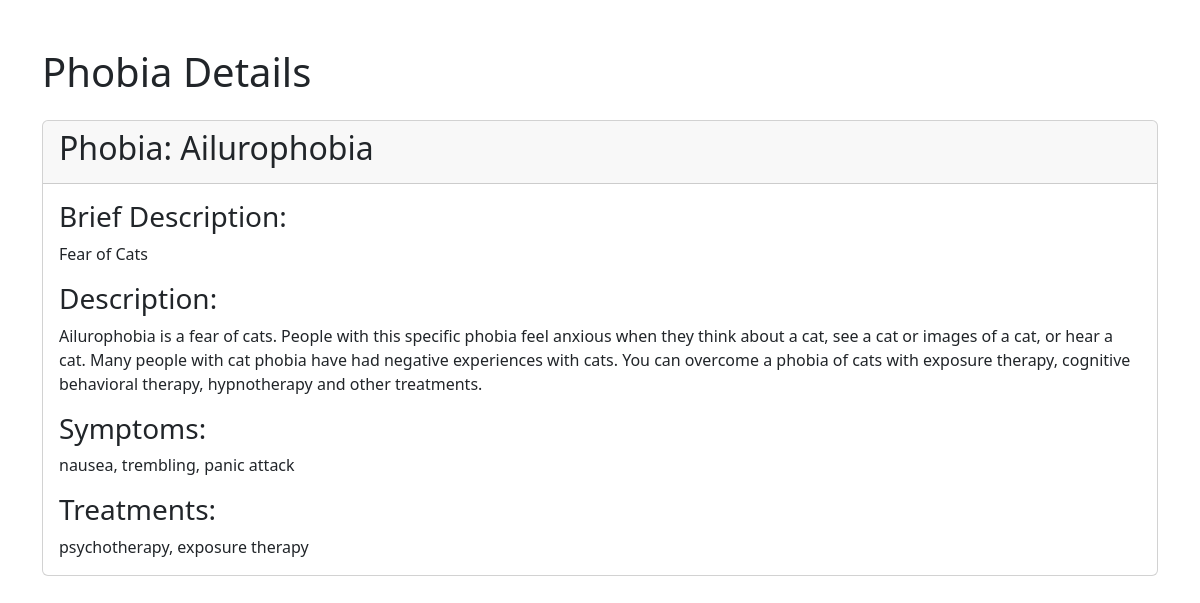
Screenshot of /phobia/Ailurophobia with the database file from the repository.
### tables this page shows
CREATE TABLE phobias
                (id INTEGER PRIMARY KEY, name TEXT, description TEXT, data TEXT, brief_description TEXT);

### main.py (the view)
@app.route('/phobia/<phobia_name>', methods=['GET'])
def get_phobia_details(phobia_name):
    db = get_db()
    cursor = db.cursor()
    cursor.execute('''
        SELECT phobias.name, phobias.description, phobias.brief_description, symptoms.symptom, treatments.treatment
        FROM phobia_symptom_treatment
        JOIN symptoms ON phobia_symptom_treatment.symptom_id = symptoms.id
        JOIN treatments ON phobia_symptom_treatment.treatment_id = treatments.id
        JOIN phobias ON phobia_symptom_treatment.phobia_id = phobias.id
        WHERE phobias.name = ?
    ''', (phobia_name,))
    rows = cursor.fetchall()
    if rows:
        phobia_name = rows[0]['name']
        description = rows[0]['description']
        brief_description = rows[0]['brief_description']  # New line to fetch brief_description
        symptoms_set = set()
        treatments_set = set()
        for row in rows:
            symptoms_set.add(row['symptom'])
            treatments_set.add(row['treatment'])
        symptoms_str = ', '.join(symptoms_set)
        treatments_str = ', '.join(treatments_set)
        return render_template('phobia_details.html', phobia_name=phobia_name, description=description,
                               brief_description=brief_description,  # Pass brief_description to template
                               symptoms_str=symptoms_str, treatments_str=treatments_str)
    else:
        return '<p>Phobia not found.</p>'

### main.py (called while the page is built)
def get_db():
    if 'db' not in g:
        g.db = sqlite3.connect('phobias.db')
        g.db.row_factory = sqlite3.Row
    return g.db

### templates/phobia_details.html (shortened to what this page needs)
<!DOCTYPE html>
<html>
<head>
    <link rel="stylesheet" href="{{ url_for('static', filename='styles.css') }}">
    <link rel="stylesheet" href="https://cdn.jsdelivr.net/npm/bootstrap@5.3.0/dist/css/bootstrap.min.css">
</head>
<body>
    <div class="container mt-5 phobia-details-container">
        <h1 class="mb-4">Phobia Details</h1>
        <div class="card">
            <div class="card-header">
                <h2 class="card-title">Phobia: {{ phobia_name }}</h2>
            </div>
            <div class="card-body">
                <h3 class="card-title">Brief Description:</h3>
                <p class="card-text">{{ brief_description }}</p>
                <h3 class="card-title">Description:</h3>
                <p class="card-text">{{ description }}</p>
                <h3 class="card-title">Symptoms:</h3>
                <p class="card-text">{{ symptoms_str }}</p>
                <h3 class="card-title">Treatments:</h3>
                <p class="card-text">{{ treatments_str }}</p>
            </div>
        </div>
    </div>
</body>
</html>

### rows the page displays
phobias: name "Ailurophobia", brief_description "Fear of Cats", description "Ailurophobia is a fear of cats. People with this specific phobia feel anxious when they think about a cat, see a cat or images of a cat, or hear a cat. Many people with cat phobia have had negative experiences with cats. You can overcome a phobia of cats with exposure therapy, cognitive behavioral therapy, hypnotherapy and other treatments."

### other values shown
{{ symptoms_str }} "nausea, trembling, panic attack"
{{ treatments_str }} "psychotherapy, exposure therapy"
